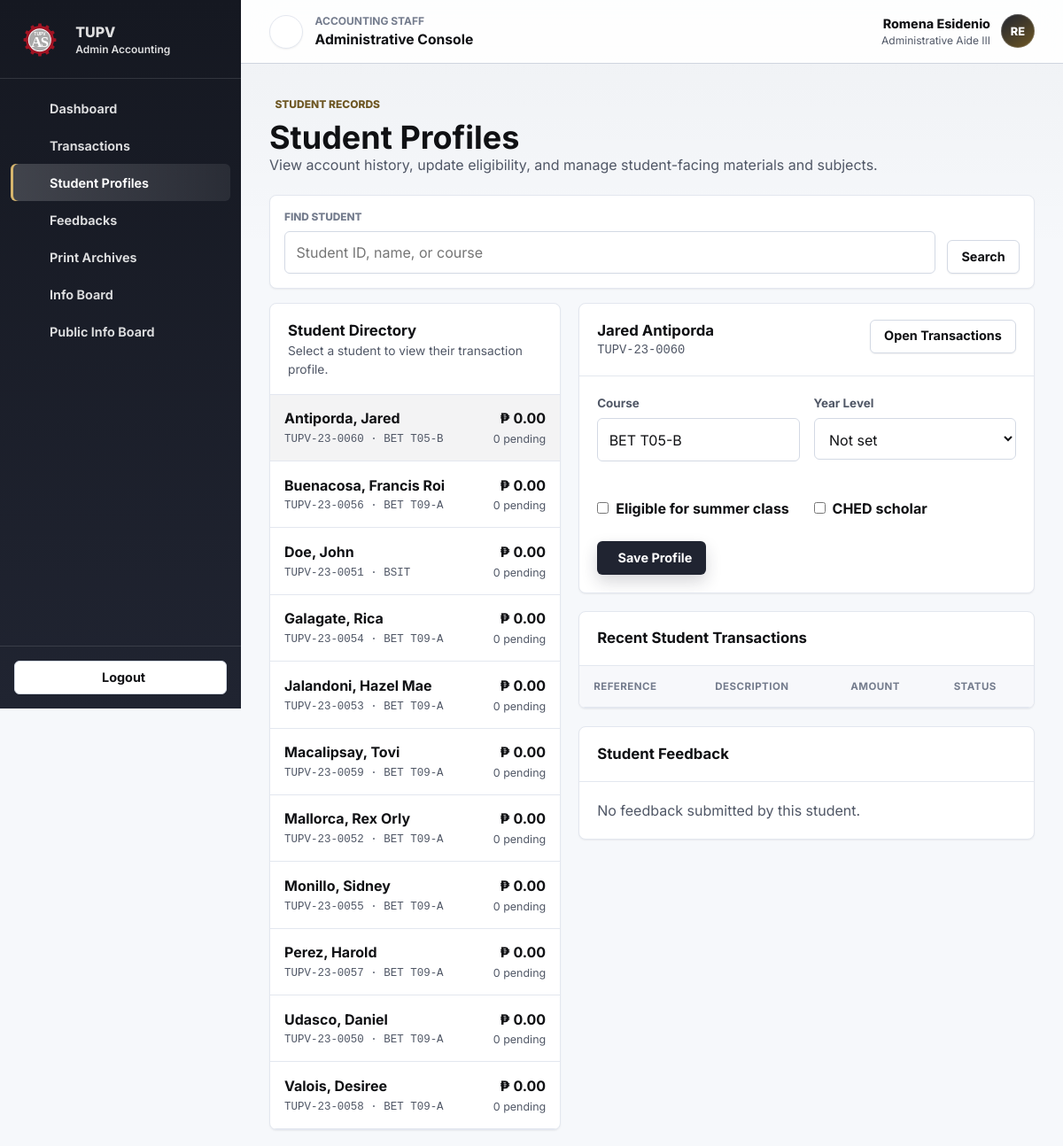
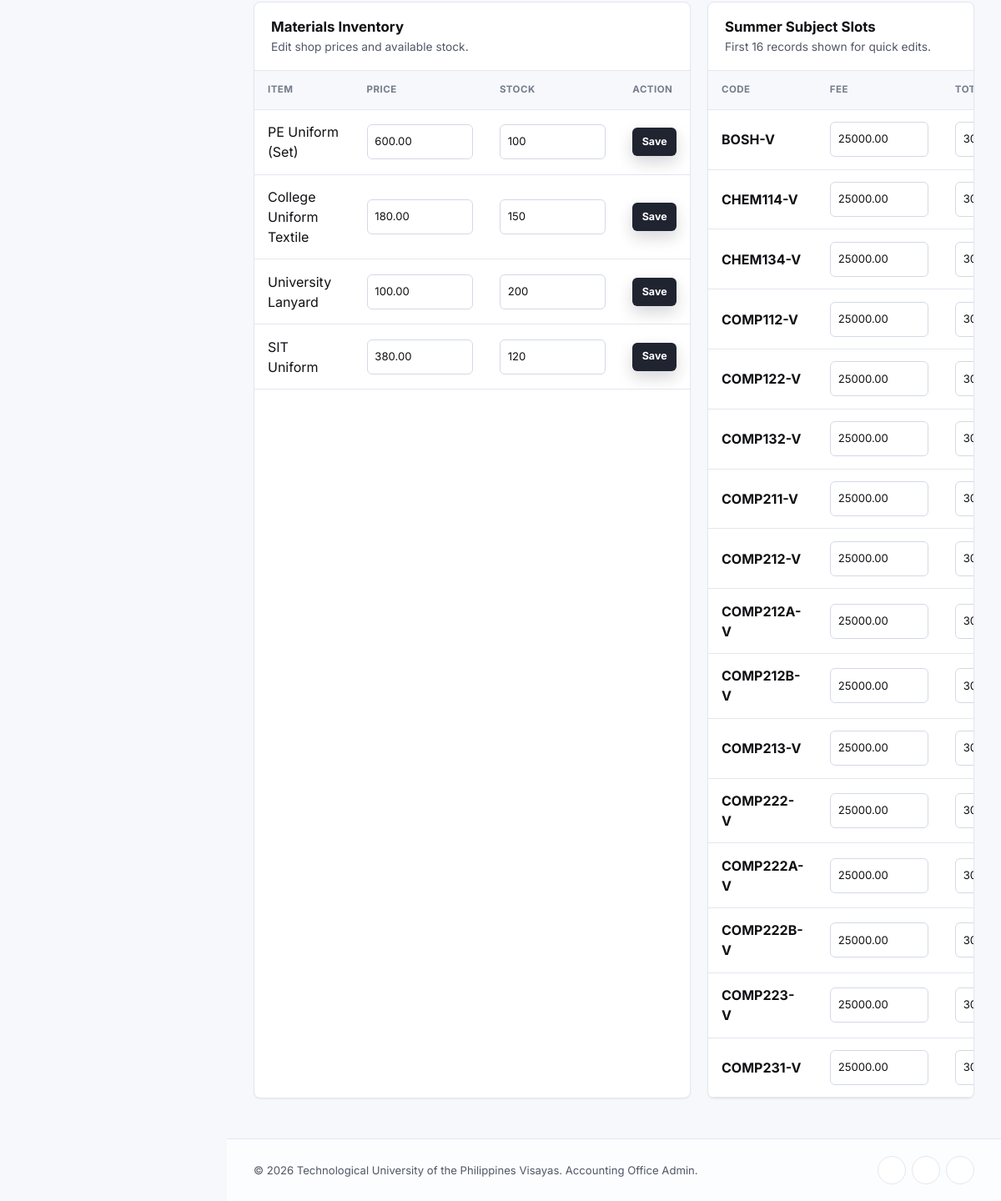
Screenshot of /admin_students.php (signed in) with the database file from the repository (2 pictures, top to bottom).
### tables this page shows
CREATE TABLE IF NOT EXISTS users (
    id INT AUTO_INCREMENT PRIMARY KEY,
    student_id VARCHAR(20) NOT NULL UNIQUE,
    password_hash VARCHAR(255) NOT NULL,
    first_name VARCHAR(50) NOT NULL,
    last_name VARCHAR(50) NOT NULL,
    course VARCHAR(50),
    year_level INT,
    is_eligible_summer_class BOOLEAN DEFAULT TRUE,
    is_ched_scholar BOOLEAN DEFAULT FALSE,
    created_at TIMESTAMP DEFAULT CURRENT_TIMESTAMP
);

CREATE TABLE IF NOT EXISTS products (
    id INT AUTO_INCREMENT PRIMARY KEY,
    name VARCHAR(100) NOT NULL,
    description TEXT,
    price DECIMAL(10, 2) NOT NULL,
    stock_quantity INT DEFAULT 0
);

CREATE TABLE IF NOT EXISTS summer_subjects (
    id INT AUTO_INCREMENT PRIMARY KEY,
    subject_code VARCHAR(20) NOT NULL,
    subject_title VARCHAR(100) NOT NULL,
    fee DECIMAL(10, 2) NOT NULL,
    total_slots INT NOT NULL,
    available_slots INT NOT NULL
);

### admin_students.php (the view, shortened to what this page needs)
<?php
require_once 'php/includes/admin_auth.php';
$errorMsg = '';
$search = trim($_GET['search'] ?? '');
$selectedUserId = (int)($_GET['student'] ?? 0);
$students = [];
$selectedStudent = null;
$studentFeedbacks = [];
$products = [];
$subjects = [];
try {
    $query = "
        SELECT u.*,
            COUNT(t.id) AS transaction_count,
            COALESCE(SUM(t.amount), 0) AS total_amount,
            COALESCE(SUM(t.status = 'pending'), 0) AS pending_count
        FROM users u
        LEFT JOIN transactions t ON t.user_id = u.id
        WHERE 1 = 1
    ";
    $params = [];
    $query .= " GROUP BY u.id ORDER BY u.last_name, u.first_name LIMIT 120";
    $stmt = $pdo->prepare($query);
    $stmt->execute($params);
    $students = $stmt->fetchAll();
    if ($selectedUserId <= 0 && !empty($students)) {
        $selectedUserId = (int)$students[0]['id'];
    }
    if ($selectedUserId > 0) {
        $stmt = $pdo->prepare("SELECT * FROM users WHERE id = ?");
        $stmt->execute([$selectedUserId]);
        $selectedStudent = $stmt->fetch();
        $stmt = $pdo->prepare("SELECT * FROM feedbacks WHERE user_id = ? ORDER BY created_at DESC LIMIT 8");
        $stmt->execute([$selectedUserId]);
        $studentFeedbacks = $stmt->fetchAll();
    }
    $products = $pdo->query("SELECT * FROM products ORDER BY id ASC")->fetchAll();
    $subjects = $pdo->query("SELECT * FROM summer_subjects ORDER BY subject_code ASC LIMIT 16")->fetchAll();
} catch (\PDOException $e) {
    $errorMsg = $errorMsg ?: "Unable to load student records.";
}
require_once 'php/includes/admin_header.php';
?>
<div class="page-header">
    <div>
        <span class="eyebrow admin-eyebrow"><i class="ph ph-student"></i> Student records</span>
        <h1>Student Profiles</h1>
        <p class="text-muted">View account history, update eligibility, and manage student-facing materials and subjects.</p>
    </div>
</div>
<div class="filters-bar admin-filter">
    <form action="admin_students.php" method="GET">
        <div class="filter-group filter-grow">
            <label for="search">Find Student</label>
            <input type="search" id="search" name="search" class="form-control" value="<?php echo htmlspecialchars($search); ?>" placeholder="Student ID, name, or course">
        </div>
        <button type="submit" class="btn btn-outline">Search</button>
    </form>
</div>
<div class="admin-two-column student-admin-grid">
    <div class="table-container">
        <div class="table-header">
            <div>
                <h2 style="font-size: 1.05rem;">Student Directory</h2>
                <p class="text-muted" style="font-size: 0.86rem;">Select a student to view their transaction profile.</p>
            </div>
        </div>
        <div class="student-list">
            <?php foreach ($students as $student): ?>
            <a class="student-row <?php echo (int)$student['id'] === $selectedUserId ? 'active' : ''; ?>" href="admin_students.php?<?php echo htmlspecialchars(http_build_query(['search' => $search, 'student' => $student['id']])); ?>">
                <div>
                    <strong><?php echo htmlspecialchars($student['last_name'] . ', ' . $student['first_name']); ?></strong>
                    <span class="mono"><?php echo htmlspecialchars($student['student_id']); ?> · <?php echo htmlspecialchars($student['course'] ?? 'No course'); ?></span>
                </div>
                <div style="text-align: right;">
                    <strong>&#8369; <?php echo number_format((float)$student['total_amount'], 2); ?></strong>
                    <span><?php echo number_format((int)$student['pending_count']); ?> pending</span>
                </div>
            </a>
            <?php endforeach; ?>
        </div>
    </div>
    <div class="stacked-panels">
        <?php if ($selectedStudent): ?>
        <div class="panel">
            <div class="panel-header">
                <div>
                    <h2 style="font-size: 1.05rem;"><?php echo htmlspecialchars($selectedStudent['first_name'] . ' ' . $selectedStudent['last_name']); ?></h2>
                    <p class="text-muted mono" style="font-size: 0.86rem;"><?php echo htmlspecialchars($selectedStudent['student_id']); ?></p>
                </div>
                <a href="admin_transactions.php?search=<?php echo urlencode($selectedStudent['student_id']); ?>" class="btn btn-outline">Open Transactions</a>
            </div>
            <div class="panel-body">
                <form action="admin_students.php?<?php echo htmlspecialchars(http_build_query(['search' => $search, 'student' => $selectedUserId])); ?>" method="POST" class="admin-form-grid two">
                    <div class="form-group">
                        <label class="form-label" for="course">Course</label>
                        <input class="form-control" id="course" name="course" value="<?php echo htmlspecialchars($selectedStudent['course'] ?? ''); ?>">
                    </div>
                    <div class="form-group">
                        <label class="form-label" for="year_level">Year Level</label>
                        <select class="form-control" id="year_level" name="year_level">
                            <option value="">Not set</option>
                        </select>
                    </div>
                    <label class="checkbox-row">
                        <input type="checkbox" name="is_eligible_summer_class" <?php echo (int)$selectedStudent['is_eligible_summer_class'] === 1 ? 'checked' : ''; ?>>
                        Eligible for summer class
                    </label>
                    <label class="checkbox-row">
                        <input type="checkbox" name="is_ched_scholar" <?php echo (int)$selectedStudent['is_ched_scholar'] === 1 ? 'checked' : ''; ?>>
                        CHED scholar
                    </label>
                    <div>
                        <button class="btn btn-primary admin-btn" type="submit"><i class="ph ph-floppy-disk"></i> Save Profile</button>
                    </div>
                </form>
            </div>
        </div>
        <div class="panel">
            <div class="panel-header">
                <h2 style="font-size: 1.05rem;">Recent Student Transactions</h2>
            </div>
            <div style="overflow-x: auto;">
                <table>
                    <thead>
                        <tr>
                            <th>Reference</th>
                            <th>Description</th>
                            <th>Amount</th>
                            <th>Status</th>
                        </tr>
                    </thead>
                </table>
            </div>
        </div>
        <div class="panel">
            <div class="panel-header">
                <h2 style="font-size: 1.05rem;">Student Feedback</h2>
            </div>
            <div class="panel-body compact-list">
                <?php if (empty($studentFeedbacks)): ?><p class="text-muted">No feedback submitted by this student.</p><?php endif; ?>
            </div>
        </div>
        <?php endif; ?>
    </div>
</div>
<div class="admin-two-column" style="margin-top: 1.25rem;">
    <div class="panel" id="materials">
        <div class="panel-header">
            <div>
                <h2 style="font-size: 1.05rem;">Materials Inventory</h2>
                <p class="text-muted" style="font-size: 0.86rem;">Edit shop prices and available stock.</p>
            </div>
        </div>
        <div style="overflow-x: auto;">
            <table>
                <thead>
                    <tr><th>Item</th><th>Price</th><th>Stock</th><th>Action</th></tr>
                </thead>
                <tbody>
                    <?php foreach ($products as $product): ?>
                    <tr>
                        <form action="admin_students.php#materials" method="POST">
                            <td><?php echo htmlspecialchars($product['name']); ?></td>
                            <td><input type="number" class="form-control compact-control" name="price" min="0" step="0.01" value="<?php echo htmlspecialchars($product['price']); ?>"></td>
                            <td><input type="number" class="form-control compact-control" name="stock_quantity" min="0" value="<?php echo (int)$product['stock_quantity']; ?>"></td>
                            <td><button class="btn btn-primary admin-btn compact-btn" type="submit">Save</button></td>
                        </form>
                    </tr>
                    <?php endforeach; ?>
                </tbody>
            </table>
        </div>
    </div>
    <div class="panel">
        <div class="panel-header">
            <div>
                <h2 style="font-size: 1.05rem;">Summer Subject Slots</h2>
                <p class="text-muted" style="font-size: 0.86rem;">First 16 records shown for quick edits.</p>
            </div>
        </div>
        <div style="overflow-x: auto;">
            <table>
                <thead>
                    <tr><th>Code</th><th>Fee</th><th>Total</th><th>Available</th><th>Action</th></tr>
                </thead>
                <tbody>
                    <?php foreach ($subjects as $subject): ?>
                    <tr>
                        <form action="admin_students.php" method="POST">
                            <td><strong><?php echo htmlspecialchars($subject['subject_code']); ?></strong></td>
                            <td><input type="number" class="form-control compact-control" name="fee" min="0" step="0.01" value="<?php echo htmlspecialchars($subject['fee']); ?>"></td>
                            <td><input type="number" class="form-control compact-control" name="total_slots" min="0" value="<?php echo (int)$subject['total_slots']; ?>"></td>
                        </form>
                    </tr>
                    <?php endforeach; ?>
                </tbody>
            </table>
        </div>
    </div>
</div>
<?php require_once 'php/includes/admin_footer.php'; ?>

### rows the page displays
users: last_name+first_name "Antiporda, Jared", student "TUPV-23-0060", course "BET T05-B", total_amount "0.00", pending_count "0", first_name+last_name "Jared Antiporda"
users: last_name+first_name "Buenacosa, Francis Roi", student "TUPV-23-0056", course "BET T09-A", total_amount "0.00", pending_count "0"
users: last_name+first_name "Doe, John", student "TUPV-23-0051", course "BSIT", total_amount "0.00", pending_count "0"
users: last_name+first_name "Galagate, Rica", student "TUPV-23-0054", course "BET T09-A", total_amount "0.00", pending_count "0"
users: last_name+first_name "Jalandoni, Hazel Mae", student "TUPV-23-0053", course "BET T09-A", total_amount "0.00", pending_count "0"
users: last_name+first_name "Macalipsay, Tovi", student "TUPV-23-0059", course "BET T09-A", total_amount "0.00", pending_count "0"
users: last_name+first_name "Mallorca, Rex Orly", student "TUPV-23-0052", course "BET T09-A", total_amount "0.00", pending_count "0"
users: last_name+first_name "Monillo, Sidney", student "TUPV-23-0055", course "BET T09-A", total_amount "0.00", pending_count "0"
users: last_name+first_name "Perez, Harold", student "TUPV-23-0057", course "BET T09-A", total_amount "0.00", pending_count "0"
users: last_name+first_name "Udasco, Daniel", student "TUPV-23-0050", course "BET T09-A", total_amount "0.00", pending_count "0"
users: last_name+first_name "Valois, Desiree", student "TUPV-23-0058", course "BET T09-A", total_amount "0.00", pending_count "0"
products: name "PE Uniform (Set)", price "600.00", stock_quantity "100"
products: name "College Uniform Textile", price "180.00", stock_quantity "150"
products: name "University Lanyard", price "100.00", stock_quantity "200"
products: name "SIT Uniform", price "380.00", stock_quantity "120"
summer_subjects: subject_code "BOSH-V", fee "25000.00", total_slots "30"
summer_subjects: subject_code "CHEM114-V", fee "25000.00", total_slots "30"
summer_subjects: subject_code "CHEM134-V", fee "25000.00", total_slots "30"
summer_subjects: subject_code "COMP112-V", fee "25000.00", total_slots "30"
summer_subjects: subject_code "COMP122-V", fee "25000.00", total_slots "30"
summer_subjects: subject_code "COMP132-V", fee "25000.00", total_slots "30"
summer_subjects: subject_code "COMP211-V", fee "25000.00", total_slots "30"
summer_subjects: subject_code "COMP212-V", fee "25000.00", total_slots "30"
summer_subjects: subject_code "COMP212A-V", fee "25000.00", total_slots "30"
summer_subjects: subject_code "COMP212B-V", fee "25000.00", total_slots "30"
summer_subjects: subject_code "COMP213-V", fee "25000.00", total_slots "30"
summer_subjects: subject_code "COMP222-V", fee "25000.00", total_slots "30"
summer_subjects: subject_code "COMP222A-V", fee "25000.00", total_slots "30"
summer_subjects: subject_code "COMP222B-V", fee "25000.00", total_slots "30"
summer_subjects: subject_code "COMP223-V", fee "25000.00", total_slots "30"
summer_subjects: subject_code "COMP231-V", fee "25000.00", total_slots "30"

### other values shown
$label "Dashboard"
$label "Transactions"
$label "Student Profiles"
$label "Feedbacks"
$label "Print Archives"
$label "Info Board"
$adminFirstName . ' ' . $adminLastName "Romena Esidenio"
$adminRole "Administrative Aide III"
$adminInitials "RE"
